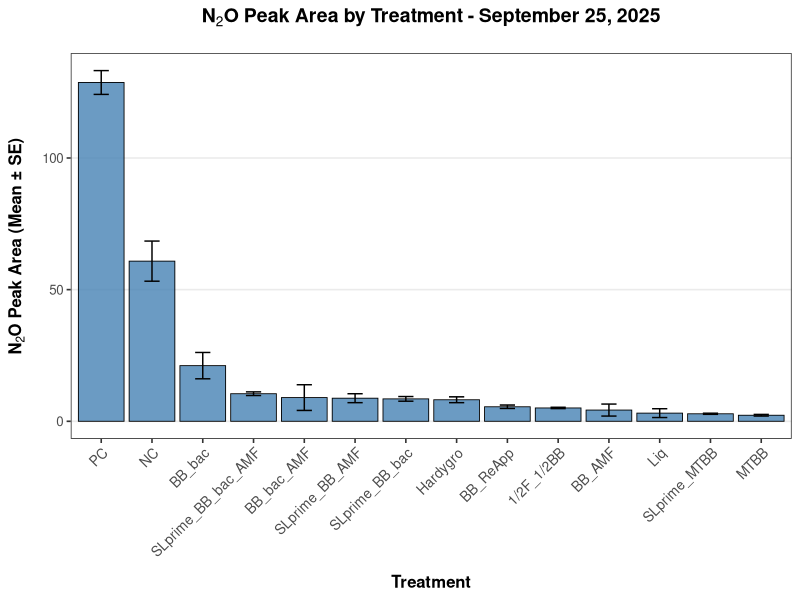
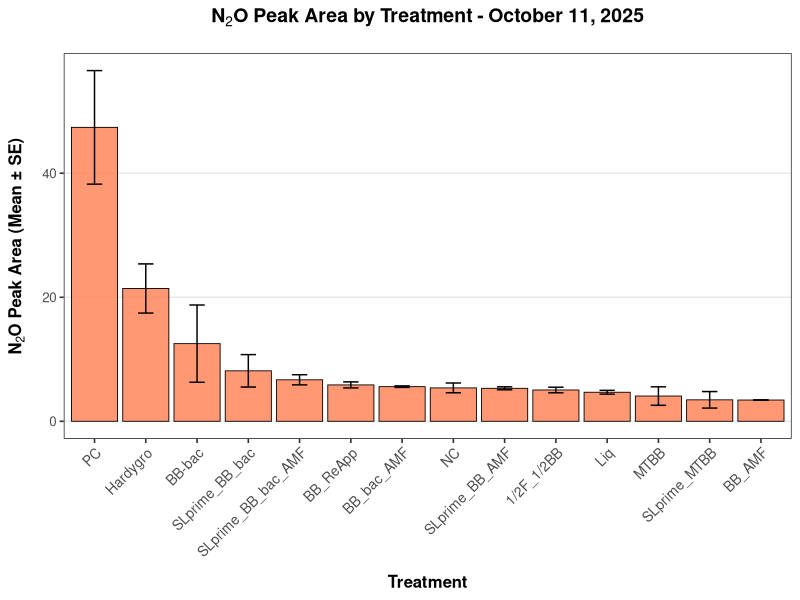
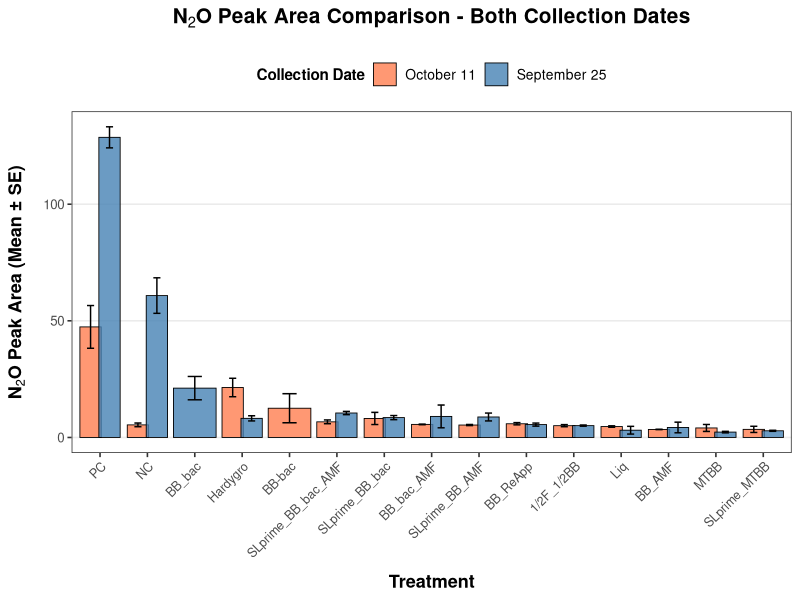
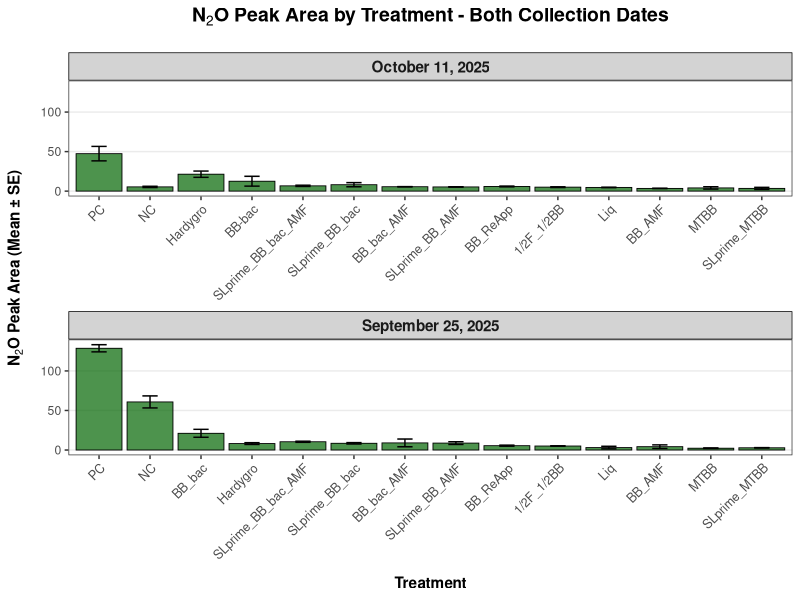

The R script that drew these images, in order:
# Load libraries
library(readxl)
library(ggplot2)
library(dplyr)
library(tidyr)

# Read in data
data <- read_excel("GHG_wheat_2025_dataarrangement.xlsx")

# Display data structure
cat("=== Data Structure ===\n")
str(data)
cat("\n")

# Calculate summary statistics by treatment and sample period
summary_data <- data %>%
  group_by(Sample_Period, Treatment_Level) %>%
  summarise(
    mean_area = mean(Curve_Area, na.rm = TRUE),
    sd_area = sd(Curve_Area, na.rm = TRUE),
    se_area = sd(Curve_Area, na.rm = TRUE) / sqrt(n()),
    n = n(),
    .groups = 'drop'
  )

# Display summary statistics
cat("=== Summary Statistics ===\n")
print(summary_data, n = Inf)
cat("\n")

# Create output directory 
if (!dir.exists("output")) {
  dir.create("output")
}

# 9/25 bar graph
cat("Creating September 25 plot...\n")

sept_data <- summary_data %>% 
  filter(Sample_Period == "Sept_25") %>%
  arrange(desc(mean_area))

p1 <- ggplot(sept_data, aes(x = reorder(Treatment_Level, -mean_area), y = mean_area)) +
  geom_bar(stat = "identity", fill = "steelblue", alpha = 0.8, color = "black", linewidth = 0.3) +
  geom_errorbar(aes(ymin = mean_area - se_area, ymax = mean_area + se_area),
                width = 0.3, linewidth = 0.5) +
  labs(
    title = expression(bold("N"[2]*"O Peak Area by Treatment - September 25, 2025")),
    x = "Treatment",
    y = expression(bold("N"[2]*"O Peak Area (Mean ± SE)"))
  ) +
  theme_bw(base_size = 12) +
  theme(
    axis.text.x = element_text(angle = 45, hjust = 1, size = 10),
    axis.title.x = element_text(face = "bold", size = 12, margin = margin(t = 10)),
    axis.title.y = element_text(face = "bold", size = 12, margin = margin(r = 10)),
    plot.title = element_text(hjust = 0.5, size = 14, margin = margin(b = 15)),
    panel.grid.major.x = element_blank(),
    panel.grid.minor = element_blank()
  )

ggsave("output/N2O_Sept25_barplot.png", plot = p1, 
       width = 12, height = 7, dpi = 300, bg = "white")
cat("✓ September 25 plot saved to: output/N2O_Sept25_barplot.png\n\n")

# 10/11 bar graph
cat("Creating October 11 plot...\n")

oct_data <- summary_data %>% 
  filter(Sample_Period == "Oct_11") %>%
  arrange(desc(mean_area))

p2 <- ggplot(oct_data, aes(x = reorder(Treatment_Level, -mean_area), y = mean_area)) +
  geom_bar(stat = "identity", fill = "coral", alpha = 0.8, color = "black", linewidth = 0.3) +
  geom_errorbar(aes(ymin = mean_area - se_area, ymax = mean_area + se_area),
                width = 0.3, linewidth = 0.5) +
  labs(
    title = expression(bold("N"[2]*"O Peak Area by Treatment - October 11, 2025")),
    x = "Treatment",
    y = expression(bold("N"[2]*"O Peak Area (Mean ± SE)"))
  ) +
  theme_bw(base_size = 12) +
  theme(
    axis.text.x = element_text(angle = 45, hjust = 1, size = 10),
    axis.title.x = element_text(face = "bold", size = 12, margin = margin(t = 10)),
    axis.title.y = element_text(face = "bold", size = 12, margin = margin(r = 10)),
    plot.title = element_text(hjust = 0.5, size = 14, margin = margin(b = 15)),
    panel.grid.major.x = element_blank(),
    panel.grid.minor = element_blank()
  )

ggsave("output/N2O_Oct11_barplot.png", plot = p2, 
       width = 12, height = 7, dpi = 300, bg = "white")
cat("✓ October 11 plot saved to: output/N2O_Oct11_barplot.png\n\n")

# grouped bars
cat("Creating combined comparison plot...\n")

# Order treatments by average across both dates
treatment_order <- summary_data %>%
  group_by(Treatment_Level) %>%
  summarise(avg_mean = mean(mean_area)) %>%
  arrange(desc(avg_mean)) %>%
  pull(Treatment_Level)

summary_data_ordered <- summary_data %>%
  mutate(Treatment_Level = factor(Treatment_Level, levels = treatment_order))

p3 <- ggplot(summary_data_ordered, 
             aes(x = Treatment_Level, y = mean_area, fill = Sample_Period)) +
  geom_bar(stat = "identity", position = position_dodge(width = 0.8), 
           alpha = 0.8, color = "black", linewidth = 0.3) +
  geom_errorbar(aes(ymin = mean_area - se_area, ymax = mean_area + se_area),
                position = position_dodge(width = 0.8),
                width = 0.3, linewidth = 0.5) +
  scale_fill_manual(
    values = c("Sept_25" = "steelblue", "Oct_11" = "coral"),
    labels = c("Sept_25" = "September 25", "Oct_11" = "October 11"),
    name = "Collection Date"
  ) +
  labs(
    title = expression(bold("N"[2]*"O Peak Area Comparison - Both Collection Dates")),
    x = "Treatment",
    y = expression(bold("N"[2]*"O Peak Area (Mean ± SE)"))
  ) +
  theme_bw(base_size = 12) +
  theme(
    axis.text.x = element_text(angle = 45, hjust = 1, size = 9),
    axis.title.x = element_text(face = "bold", size = 13, margin = margin(t = 10)),
    axis.title.y = element_text(face = "bold", size = 13, margin = margin(r = 10)),
    plot.title = element_text(hjust = 0.5, size = 15, margin = margin(b = 15)),
    legend.position = "top",
    legend.title = element_text(face = "bold", size = 11),
    legend.text = element_text(size = 10),
    panel.grid.major.x = element_blank(),
    panel.grid.minor = element_blank()
  )

ggsave("output/N2O_Combined_barplot.png", plot = p3, 
       width = 14, height = 8, dpi = 300, bg = "white")
cat("✓ Combined comparison plot saved to: output/N2O_Combined_barplot.png\n\n")

# facted plot
cat("Creating faceted plot...\n")

# Reorder within each facet
summary_data_facet <- summary_data %>%
  group_by(Sample_Period) %>%
  arrange(Sample_Period, desc(mean_area)) %>%
  mutate(order = row_number()) %>%
  ungroup()

p4 <- ggplot(summary_data_facet, 
             aes(x = reorder(Treatment_Level, -mean_area), y = mean_area)) +
  geom_bar(stat = "identity", fill = "darkgreen", alpha = 0.7, 
           color = "black", linewidth = 0.3) +
  geom_errorbar(aes(ymin = mean_area - se_area, ymax = mean_area + se_area),
                width = 0.3, linewidth = 0.5) +
  facet_wrap(~ Sample_Period, ncol = 1, scales = "free_x",
             labeller = labeller(Sample_Period = c(
               "Sept_25" = "September 25, 2025",
               "Oct_11" = "October 11, 2025"
             ))) +
  labs(
    title = expression(bold("N"[2]*"O Peak Area by Treatment - Both Collection Dates")),
    x = "Treatment",
    y = expression(bold("N"[2]*"O Peak Area (Mean ± SE)"))
  ) +
  theme_bw(base_size = 11) +
  theme(
    axis.text.x = element_text(angle = 45, hjust = 1, size = 9),
    axis.title.x = element_text(face = "bold", size = 11, margin = margin(t = 10)),
    axis.title.y = element_text(face = "bold", size = 11, margin = margin(r = 10)),
    plot.title = element_text(hjust = 0.5, size = 14, margin = margin(b = 15)),
    strip.background = element_rect(fill = "lightgray", color = "black"),
    strip.text= element_text(face = "bold", size = 11),
    panel.grid.major.x = element_blank(),
    panel.grid.minor = element_blank()
  )

ggsave("output/N2O_Faceted_barplot.png", plot = p4, 
       width = 12, height = 10, dpi = 300, bg = "white")
cat("✓ Faceted plot saved to: output/N2O_Faceted_barplot.png\n\n")
